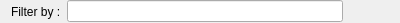
<?xml version="1.0" encoding="UTF-8"?>
<ui version="4.0">
 <class>FilterWidget</class>
 <widget class="QWidget" name="FilterWidget">
  <property name="geometry">
   <rect>
    <x>0</x>
    <y>0</y>
    <width>400</width>
    <height>23</height>
   </rect>
  </property>
  <property name="windowTitle">
   <string>Form</string>
  </property>
  <layout class="QHBoxLayout" name="horizontalLayout">
   <property name="topMargin">
    <number>0</number>
   </property>
   <property name="bottomMargin">
    <number>0</number>
   </property>
   <item>
    <widget class="QLabel" name="label">
     <property name="text">
      <string>Filter by :</string>
     </property>
    </widget>
   </item>
   <item>
    <widget class="QLineEdit" name="m_le_filter"/>
   </item>
   <item>
    <widget class="QPushButton" name="m_pb_reset">
     <property name="text">
      <string/>
     </property>
     <property name="icon">
      <iconset resource="../../../common/icons/chrono.qrc">
       <normaloff>:/common/resetproperty.png</normaloff>:/common/resetproperty.png</iconset>
     </property>
     <property name="iconSize">
      <size>
       <width>8</width>
       <height>8</height>
      </size>
     </property>
     <property name="flat">
      <bool>true</bool>
     </property>
    </widget>
   </item>
  </layout>
 </widget>
 <resources>
  <include location="../../../common/icons/chrono.qrc"/>
 </resources>
 <connections/>
</ui>
